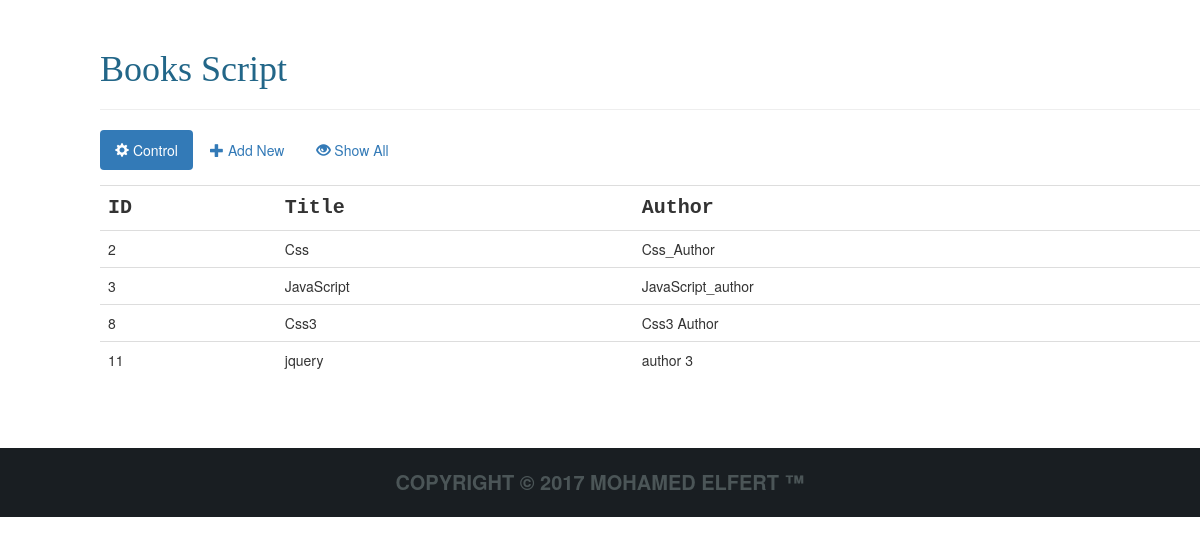
The app's page /show_all.php with its own data.
### tables this page shows
CREATE TABLE `books` (
  `id` int(11) NOT NULL,
  `title` varchar(50) NOT NULL,
  `author` varchar(50) NOT NULL,
  `active` int(2) NOT NULL DEFAULT '0'
);

### show_all.php (the view, shortened to what this page needs)
<?php
include 'connect.php';
$query = $conn->query("SELECT * FROM books WHERE active = 1");
?>
<!DOCTYPE html>
<html>
    <head>
        <link href="css/bootstrap.min.css" rel="stylesheet">
        <link href="css/style.css" rel="stylesheet">
    </head>
    <body>
        <div id="page">
            <div class="page-header">
              <h1 class="title">Books Script</h1>
            </div>
            <ul class="nav nav-pills">
                <li role="presentation" class="active"><a href="home.php">
                    <span class="glyphicon glyphicon-cog" aria-hidden="true"></span> Control</a>
                </li>
                <li role="presentation"><a href="add_new.php">
                    <span class="glyphicon glyphicon-plus" aria-hidden="true"></span> Add New</a>
                </li>
                <li role="presentation"><a href="show_all.php">
                    <span class="glyphicon glyphicon-eye-open" aria-hidden="true"></span> Show All</a>
                </li>
            </ul>
            <table class="table table-hover">
              <tr id="htr">
                <td>ID</td>
                <td>Title</td>
                <td>Author</td>
              </tr>
              <?php
              while ($row = $query->fetch(PDO::FETCH_OBJ)) {
                echo"
                    <tr>
                        <td>$row->id</td>
                        <td>$row->title</td>
                        <td>$row->author</td>
                    </tr>
                ";
               }
              ?>
            </table>
        </div>
        <footer>
            copyright &copy; 2017 Mohamed Elfert &trade;
        </footer>
    </body>
</html>

### css/style.css (style rules this page uses)
#page { margin-top: 50px; margin-left: 100px; }
.title { font-family: cursive; color: #268; }
.table { margin-top: 15px; }
#htr { font-family: courier; font-size: 20px; font-weight: bold; }
footer { background-color:#191E22; color:#4B5557; text-align: center; margin-top: 70px; padding-top:20px; padding-bottom:20px; font-size:20px; font-weight:bold; text-transform:uppercase }

### records on screen
books: id "2", title "Css", author "Css_Author"
books: id "3", title "JavaScript", author "JavaScript_author"
books: id "8", title "Css3", author "Css3 Author"
books: id "11", title "jquery", author "author 3"
